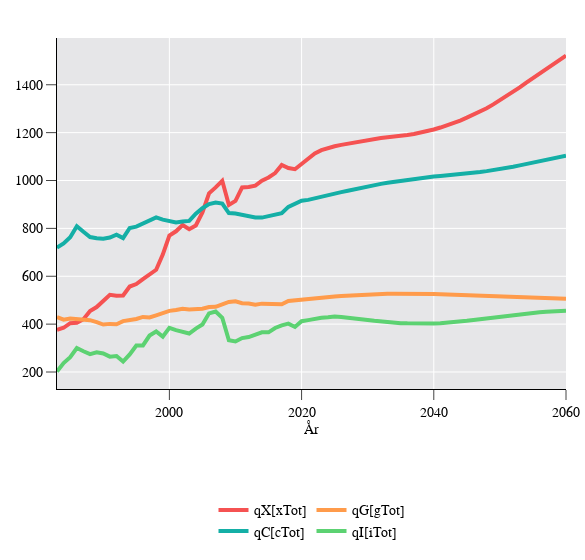

Write notebook code for a chart like this one.
### Markdown cell above
Let's try plotting a few national income variables:

### Code cell
plot([s.qX, s.qC, s.qG, s.qI])
